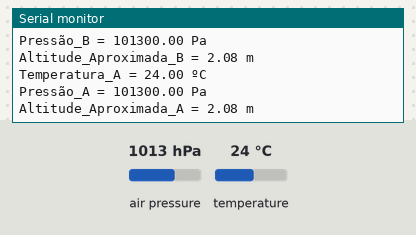
Bench run of a sketch on a simulated Arduino Uno, built with avr-gcc and run on an emulated ATmega328P. Shown: the last lines printed to the serial monitor. Inputs (shaded band) come from the test bench; at power-on: air pressure 1013 hPa, temperature 24 °C.

Above: at 1.2 s.
1.3 s: air pressure set to 952 hPa
At 2.1 s:
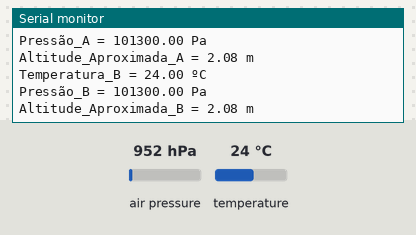
2.8 s: temperature set to 12 °C
At 4.0 s:
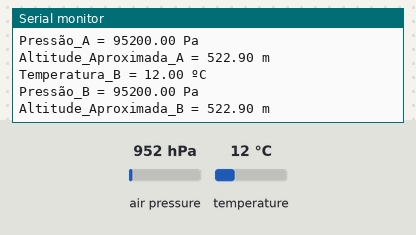
4.3 s: air pressure set to 975 hPa
At 5.4 s:
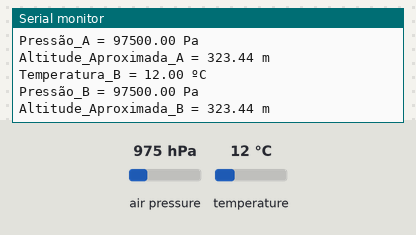
5.8 s: air pressure set to 1000 hPa
At 7.3 s:
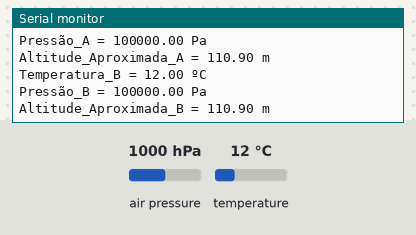
Timing chart, 0 to 8.8 s (numbered marks = the images above; inputs shaded):
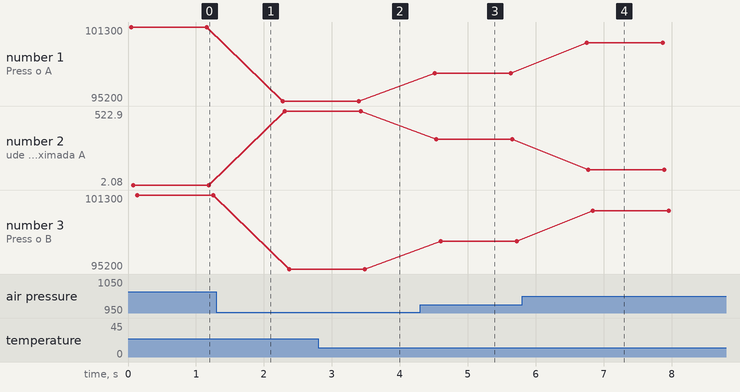

Measured:
- after the input at 2.8 s, the serial monitor: prints a new line after 0.57 s (image 2)
- after the input at 4.3 s, the serial monitor: prints a new line after 0.21 s (image 3)
- after the input at 5.8 s, the serial monitor: prints a new line after 0.95 s (image 4)
- plotted number 1: 101300 → 95200 after the input at 1.3 s, 95200 → 97500 after the input at 4.3 s, 97500 → 100000 after the input at 5.8 s
- plotted number 2: 2.08 → 522.9 after the input at 1.3 s, 522.9 → 323.44 after the input at 4.3 s, 323.44 → 110.9 after the input at 5.8 s
- plotted number 3: 101300 → 95200 after the input at 1.3 s, 95200 → 97500 after the input at 4.3 s, 97500 → 100000 after the input at 5.8 s

The sketch:

bmp280test.ino
```cpp
/*****************************************************************************/
/* Arquivo: bmp280test.ino | Versão 1.0 | Ano: 2022                          */
/*---------------------------------------------------------------------------*/
/* Autor: Prof. Me. Lucas Kriesel Sperotto                                   */
/*---------------------------------------------------------------------------*/
/* E-mail: sperotto@unemat.br                                                */
/*---------------------------------------------------------------------------*/
/*---------------------------------------------------------------------------*/
/* Descrição: Código que demonstra como ligar dois sensores BMP280 no        */
/* ESP32 usando protocolo SPI                                                */
/*---------------------------------------------------------------------------*/
/*                                                                           */
/*    Compilador:                                                            */
/*    IDE: Arduino v 1.8.19                                                  */
/*                                                                           */
/*****************************************************************************/

/****************************/
/* Inclusão de bibliotecas  */
/****************************/
#include <Adafruit_BMP280.h>

/***********************************/
/* Definição dos pinos de ligação  */
/***********************************/
#define BMP_SCK  (18)
#define BMP_MISO (19)
#define BMP_MOSI (23)
#define BMP_CS_A  (4) //BMP280 A
#define BMP_CS_B  (5) //BMP280 B

/***********************************/
/* Definição dos pinos de ligação  */
/***********************************/
Adafruit_BMP280 bmp_A(BMP_CS_A, BMP_MOSI, BMP_MISO,  BMP_SCK);// SPI
Adafruit_BMP280 bmp_B(BMP_CS_B, BMP_MOSI, BMP_MISO,  BMP_SCK);// SPI

/***********************************************/
/* Inicializa e configura sensores e conexoes  */
/***********************************************/
void setup() {
  Serial.begin(9600);
  while ( !Serial ) delay(100);   // aguarda conexão

  Serial.println("Teste do BMP280");

  bmp_A.begin();// inicia sensor A
  bmp_B.begin();// inicia sensor B

  /* Default settings from datasheet. */
  bmp_A.setSampling(Adafruit_BMP280::MODE_NORMAL,     /* Operating Mode. */
                    Adafruit_BMP280::SAMPLING_X2,     /* Temp. oversampling */
                    Adafruit_BMP280::SAMPLING_X16,    /* Pressure oversampling */
                    Adafruit_BMP280::FILTER_X16,      /* Filtering. */
                    Adafruit_BMP280::STANDBY_MS_500); /* Standby time. */

  /* Default settings from datasheet. */
  bmp_B.setSampling(Adafruit_BMP280::MODE_NORMAL,     /* Operating Mode. */
                    Adafruit_BMP280::SAMPLING_X2,     /* Temp. oversampling */
                    Adafruit_BMP280::SAMPLING_X16,    /* Pressure oversampling */
                    Adafruit_BMP280::FILTER_X16,      /* Filtering. */
                    Adafruit_BMP280::STANDBY_MS_500); /* Standby time. */
}

/*****************************************************************/
/* Leitura dos dados dos sensores e enviado para a porta serial  */
/*****************************************************************/
void loop() {

  Serial.print("Temperatura_A = ");
  Serial.print(bmp_A.readTemperature()); // Leitura da Temperatura do sensor A
  Serial.println(" ºC");

  Serial.print("Pressão_A = ");
  Serial.print(bmp_A.readPressure()); // Leitura da Pressão Atmosférica do sensor A
  Serial.println(" Pa");

  Serial.print("Altitude_Aproximada_A = ");
  Serial.print(bmp_A.readAltitude(1013.25)); // Leitura da Altitude Aproximada do sensor A
  Serial.println(" m");
  Serial.println();

  Serial.print("Temperatura_B = ");
  Serial.print(bmp_B.readTemperature()); // Leitura da Temperatura do sensor B
  Serial.println(" ºC");

  Serial.print("Pressão_B = ");
  Serial.print(bmp_B.readPressure()); // Leitura da Pressão Atmosférica do sensor B
  Serial.println(" Pa");

  Serial.print(F("Altitude_Aproximada_B = "));
  Serial.print(bmp_B.readAltitude(1013.25)); // Leitura da Altitude Aproximada do sensor B
  Serial.println(" m");
  Serial.println();

  delay(1000);
}
```
